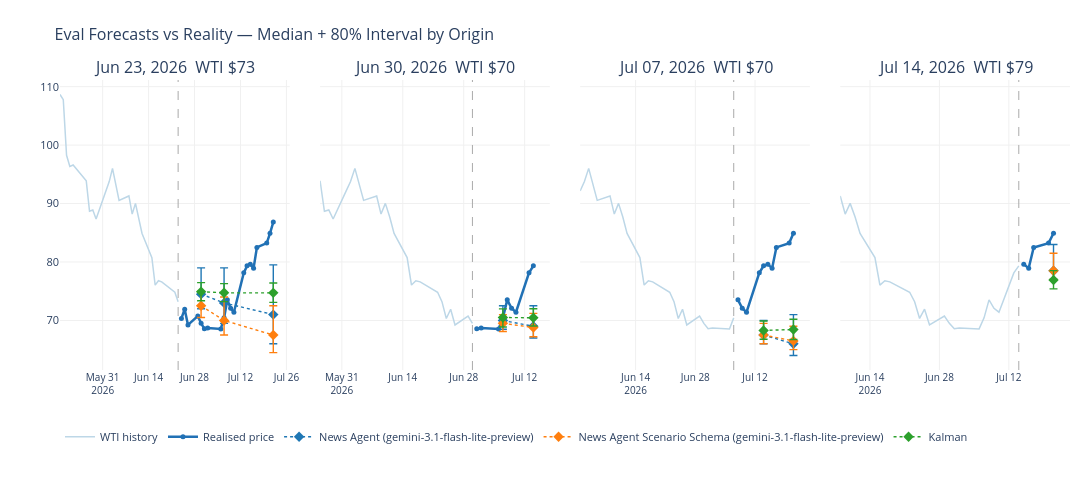

The notebook cell saved with this chart:
### Markdown cell above
---
## 8. What are the top methods actually forecasting?

A CRPS number doesn't show *behaviour*. Below, each leading method's **median
forecast and 80% interval** are drawn against the realised WTI path at every
eval origin. This is where the leaderboard becomes legible — watch for who
tracks the move, who simply anchors to the last price, and whose intervals are
too narrow to cover the outcome when the market jumps.

### Code cell
# Plot the leaderboard's top methods, and always include the best LLM/agent
# method for contrast (so the chart compares families even when a baseline leads).
_leaders = list(eval_board.index[:3])
_best_llm = next((p for p in eval_board.index if eval_board.loc[p, "family"] == "LLM / Agent"), None)
if _best_llm and _best_llm not in _leaders:
    _leaders.append(_best_llm)
print(f"Showing: {', '.join(_leaders)}")
viz.make_eval_forecast_chart(eval_frame, price_df, _leaders)

### Figure 1 — Plotly figure (JSON) as saved in the notebook; plotly's stock layout.template omitted (floating-point values rounded to 4 significant figures)
{"data": [{"legendgroup": "hist", "line": {"color": "#bdd7e7", "width": 1.5}, "mode": "lines", "name": "WTI history", "showlegend": true, "type": "scatter", "x": ["2026-05-18T00:00:00", "2026-05-19T00:00:00", "2026-05-20T00:00:00", "2026-05-21T00:00:00", "2026-05-22T00:00:00", "2026-05-26T00:00:00", "2026-05-27T00:00:00", "2026-05-28T00:00:00", "2026-05-29T00:00:00", "2026-06-01T00:00:00", "2026-06-02T00:00:00", "2026-06-03T00:00:00", "2026-06-04T00:00:00", "2026-06-05T00:00:00", "2026-06-08T00:00:00", "2026-06-09T00:00:00", "2026-06-10T00:00:00", "2026-06-11T00:00:00", "2026-06-12T00:00:00", "2026-06-15T00:00:00", "2026-06-16T00:00:00", "2026-06-17T00:00:00", "2026-06-18T00:00:00", "2026-06-22T00:00:00", "2026-06-23T00:00:00"], "xaxis": "x", "y": [108.7, 107.8, 98.26, 96.35, 96.6, 93.89, 88.68, 88.9, 87.36, 92.16, 93.76, 96.02, 93.04, 90.54, 91.3, 88.2, 90.03, 87.71, 84.88, 80.75, 76.05, 76.79, 76.6, 74.82, 73.21], "yaxis": "y"}, {"legendgroup": "actual", "line": {"color": "#2171b5", "width": 2.5}, "marker": {"size": 5}, "mode": "lines+markers", "name": "Realised price", "showlegend": true, "type": "scatter", "x": ["2026-06-24T00:00:00", "2026-06-25T00:00:00", "2026-06-26T00:00:00", "2026-06-29T00:00:00", "2026-06-30T00:00:00", "2026-07-01T00:00:00", "2026-07-02T00:00:00", "2026-07-06T00:00:00", "2026-07-07T00:00:00", "2026-07-08T00:00:00", "2026-07-09T00:00:00", "2026-07-10T00:00:00", "2026-07-13T00:00:00", "2026-07-14T00:00:00", "2026-07-15T00:00:00", "2026-07-16T00:00:00", "2026-07-17T00:00:00", "2026-07-20T00:00:00", "2026-07-21T00:00:00", "2026-07-22T00:00:00"], "xaxis": "x", "y": [70.34, 71.92, 69.23, 70.75, 69.5, 68.58, 68.69, 68.55, 70.44, 73.52, 72.08, 71.41, 78.14, 79.34, 79.6, 78.95, 82.49, 83.23, 84.91, 86.83], "yaxis": "y"}, {"error_y": {"array": [4.5, 6, 8.5], "arrayminus": [2.5, 3.5, 5], "color": "#1f77b4", "symmetric": false, "thickness": 1.4, "type": "data", "width": 4}, "legendgroup": "News Agent (gemini-3.1-flash-lite-preview)", "line": {"color": "#1f77b4", "dash": "dot", "width": 1.4}, "marker": {"size": 8, "symbol": "diamond"}, "mode": "lines+markers", "name": "News Agent (gemini-3.1-flash-lite-preview)", "showlegend": true, "type": "scatter", "x": ["2026-06-30T00:00:00", "2026-07-07T00:00:00", "2026-07-22T00:00:00"], "xaxis": "x", "y": [74.5, 73, 71], "yaxis": "y"}, {"error_y": {"array": [2.5, 4, 5], "arrayminus": [2, 2.5, 3], "color": "#ff7f0e", "symmetric": false, "thickness": 1.4, "type": "data", "width": 4}, "legendgroup": "News Agent Scenario Schema (gemini-3.1-flash-lite-preview)", "line": {"color": "#ff7f0e", "dash": "dot", "width": 1.4}, "marker": {"size": 8, "symbol": "diamond"}, "mode": "lines+markers", "name": "News Agent Scenario Schema (gemini-3.1-flash-lite-preview)", "showlegend": true, "type": "scatter", "x": ["2026-06-30T00:00:00", "2026-07-07T00:00:00", "2026-07-22T00:00:00"], "xaxis": "x", "y": [72.5, 70, 67.5], "yaxis": "y"}, {"error_y": {"array": [1.539, 1.57, 1.696], "arrayminus": [1.554, 1.501, 1.622], "color": "#2ca02c", "symmetric": false, "thickness": 1.4, "type": "data", "width": 4}, "legendgroup": "Kalman", "line": {"color": "#2ca02c", "dash": "dot", "width": 1.4}, "marker": {"size": 8, "symbol": "diamond"}, "mode": "lines+markers", "name": "Kalman", "showlegend": true, "type": "scatter", "x": ["2026-06-30T00:00:00", "2026-07-07T00:00:00", "2026-07-22T00:00:00"], "xaxis": "x", "y": [74.92, 74.73, 74.72], "yaxis": "y"}, {"legendgroup": "hist", "line": {"color": "#bdd7e7", "width": 1.5}, "mode": "lines", "name": "WTI history", "showlegend": false, "type": "scatter", "x": ["2026-05-26T00:00:00", "2026-05-27T00:00:00", "2026-05-28T00:00:00", "2026-05-29T00:00:00", "2026-06-01T00:00:00", "2026-06-02T00:00:00", "2026-06-03T00:00:00", "2026-06-04T00:00:00", "2026-06-05T00:00:00", "2026-06-08T00:00:00", "2026-06-09T00:00:00", "2026-06-10T00:00:00", "2026-06-11T00:00:00", "2026-06-12T00:00:00", "2026-06-15T00:00:00", "2026-06-16T00:00:00", "2026-06-17T00:00:00", "2026-06-18T00:00:00", "2026-06-22T00:00:00", "2026-06-23T00:00:00", "2026-06-24T00:00:00", "2026-06-25T00:00:00", "2026-06-26T00:00:00", "2026-06-29T00:00:00", "2026-06-30T00:00:00"], "xaxis": "x2", "y": [93.89, 88.68, 88.9, 87.36, 92.16, 93.76, 96.02, 93.04, 90.54, 91.3, 88.2, 90.03, 87.71, 84.88, 80.75, 76.05, 76.79, 76.6, 74.82, 73.21, 70.34, 71.92, 69.23, 70.75, 69.5], "yaxis": "y2"}, {"legendgroup": "actual", "line": {"color": "#2171b5", "width": 2.5}, "marker": {"size": 5}, "mode": "lines+markers", "name": "Realised price", "showlegend": false, "type": "scatter", "x": ["2026-07-01T00:00:00", "2026-07-02T00:00:00", "2026-07-06T00:00:00", "2026-07-07T00:00:00", "2026-07-08T00:00:00", "2026-07-09T00:00:00", "2026-07-10T00:00:00", "2026-07-13T00:00:00", "2026-07-14T00:00:00"], "xaxis": "x2", "y": [68.58, 68.69, 68.55, 70.44, 73.52, 72.08, 71.41, 78.14, 79.34], "yaxis": "y2"}, {"error_y": {"array": [2.5, 3.5], "arrayminus": [1.5, 2], "color": "#1f77b4", "symmetric": false, "thickness": 1.4, "type": "data", "width": 4}, "legendgroup": "News Agent (gemini-3.1-flash-lite-preview)", "line": {"color": "#1f77b4", "dash": "dot", "width": 1.4}, "marker": {"size": 8, "symbol": "diamond"}, "mode": "lines+markers", "name": "News Agent (gemini-3.1-flash-lite-preview)", "showlegend": false, "type": "scatter", "x": ["2026-07-07T00:00:00", "2026-07-14T00:00:00"], "xaxis": "x2", "y": [70, 69], "yaxis": "y2"}, {"error_y": {"array": [1.5, 2.4], "arrayminus": [1.4, 1.6], "color": "#ff7f0e", "symmetric": false, "thickness": 1.4, "type": "data", "width": 4}, "legendgroup": "News Agent Scenario Schema (gemini-3.1-flash-lite-preview)", "line": {"color": "#ff7f0e", "dash": "dot", "width": 1.4}, "marker": {"size": 8, "symbol": "diamond"}, "mode": "lines+markers", "name": "News Agent Scenario Schema (gemini-3.1-flash-lite-preview)", "showlegend": false, "type": "scatter", "x": ["2026-07-07T00:00:00", "2026-07-14T00:00:00"], "xaxis": "x2", "y": [69.5, 68.8], "yaxis": "y2"}, {"error_y": {"array": [1.485, 1.545], "arrayminus": [1.614, 1.398], "color": "#2ca02c", "symmetric": false, "thickness": 1.4, "type": "data", "width": 4}, "legendgroup": "Kalman", "line": {"color": "#2ca02c", "dash": "dot", "width": 1.4}, "marker": {"size": 8, "symbol": "diamond"}, "mode": "lines+markers", "name": "Kalman", "showlegend": false, "type": "scatter", "x": ["2026-07-07T00:00:00", "2026-07-14T00:00:00"], "xaxis": "x2", "y": [70.5, 70.46], "yaxis": "y2"}, {"legendgroup": "hist", "line": {"color": "#bdd7e7", "width": 1.5}, "mode": "lines", "name": "WTI history", "showlegend": false, "type": "scatter", "x": ["2026-06-01T00:00:00", "2026-06-02T00:00:00", "2026-06-03T00:00:00", "2026-06-04T00:00:00", "2026-06-05T00:00:00", "2026-06-08T00:00:00", "2026-06-09T00:00:00", "2026-06-10T00:00:00", "2026-06-11T00:00:00", "2026-06-12T00:00:00", "2026-06-15T00:00:00", "2026-06-16T00:00:00", "2026-06-17T00:00:00", "2026-06-18T00:00:00", "2026-06-22T00:00:00", "2026-06-23T00:00:00", "2026-06-24T00:00:00", "2026-06-25T00:00:00", "2026-06-26T00:00:00", "2026-06-29T00:00:00", "2026-06-30T00:00:00", "2026-07-01T00:00:00", "2026-07-02T00:00:00", "2026-07-06T00:00:00", "2026-07-07T00:00:00"], "xaxis": "x3", "y": [92.16, 93.76, 96.02, 93.04, 90.54, 91.3, 88.2, 90.03, 87.71, 84.88, 80.75, 76.05, 76.79, 76.6, 74.82, 73.21, 70.34, 71.92, 69.23, 70.75, 69.5, 68.58, 68.69, 68.55, 70.44], "yaxis": "y3"}, {"legendgroup": "actual", "line": {"color": "#2171b5", "width": 2.5}, "marker": {"size": 5}, "mode": "lines+markers", "name": "Realised price", "showlegend": false, "type": "scatter", "x": ["2026-07-08T00:00:00", "2026-07-09T00:00:00", "2026-07-10T00:00:00", "2026-07-13T00:00:00", "2026-07-14T00:00:00", "2026-07-15T00:00:00", "2026-07-16T00:00:00", "2026-07-17T00:00:00", "2026-07-20T00:00:00", "2026-07-21T00:00:00"], "xaxis": "x3", "y": [73.52, 72.08, 71.41, 78.14, 79.34, 79.6, 78.95, 82.49, 83.23, 84.91], "yaxis": "y3"}, {"error_y": {"array": [2.5, 5], "arrayminus": [1.5, 2], "color": "#1f77b4", "symmetric": false, "thickness": 1.4, "type": "data", "width": 4}, "legendgroup": "News Agent (gemini-3.1-flash-lite-preview)", "line": {"color": "#1f77b4", "dash": "dot", "width": 1.4}, "marker": {"size": 8, "symbol": "diamond"}, "mode": "lines+markers", "name": "News Agent (gemini-3.1-flash-lite-preview)", "showlegend": false, "type": "scatter", "x": ["2026-07-14T00:00:00", "2026-07-21T00:00:00"], "xaxis": "x3", "y": [67.5, 66], "yaxis": "y3"}, {"error_y": {"array": [2, 2.5], "arrayminus": [1.5, 1.5], "color": "#ff7f0e", "symmetric": false, "thickness": 1.4, "type": "data", "width": 4}, "legendgroup": "News Agent Scenario Schema (gemini-3.1-flash-lite-preview)", "line": {"color": "#ff7f0e", "dash": "dot", "width": 1.4}, "marker": {"size": 8, "symbol": "diamond"}, "mode": "lines+markers", "name": "News Agent Scenario Schema (gemini-3.1-flash-lite-preview)", "showlegend": false, "type": "scatter", "x": ["2026-07-14T00:00:00", "2026-07-21T00:00:00"], "xaxis": "x3", "y": [67.5, 66.5], "yaxis": "y3"}, {"error_y": {"array": [1.623, 1.761], "arrayminus": [1.496, 1.717], "color": "#2ca02c", "symmetric": false, "thickness": 1.4, "type": "data", "width": 4}, "legendgroup": "Kalman", "line": {"color": "#2ca02c", "dash": "dot", "width": 1.4}, "marker": {"size": 8, "symbol": "diamond"}, "mode": "lines+markers", "name": "Kalman", "showlegend": false, "type": "scatter", "x": ["2026-07-14T00:00:00", "2026-07-21T00:00:00"], "xaxis": "x3", "y": [68.29, 68.45], "yaxis": "y3"}, {"legendgroup": "hist", "line": {"color": "#bdd7e7", "width": 1.5}, "mode": "lines", "name": "WTI history", "showlegend": false, "type": "scatter", "x": ["2026-06-08T00:00:00", "2026-06-09T00:00:00", "2026-06-10T00:00:00", "2026-06-11T00:00:00", "2026-06-12T00:00:00", "2026-06-15T00:00:00", "2026-06-16T00:00:00", "2026-06-17T00:00:00", "2026-06-18T00:00:00", "2026-06-22T00:00:00", "2026-06-23T00:00:00", "2026-06-24T00:00:00", "2026-06-25T00:00:00", "2026-06-26T00:00:00", "2026-06-29T00:00:00", "2026-06-30T00:00:00", "2026-07-01T00:00:00", "2026-07-02T00:00:00", "2026-07-06T00:00:00", "2026-07-07T00:00:00", "2026-07-08T00:00:00", "2026-07-09T00:00:00", "2026-07-10T00:00:00", "2026-07-13T00:00:00", "2026-07-14T00:00:00"], "xaxis": "x4", "y": [91.3, 88.2, 90.03, 87.71, 84.88, 80.75, 76.05, 76.79, 76.6, 74.82, 73.21, 70.34, 71.92, 69.23, 70.75, 69.5, 68.58, 68.69, 68.55, 70.44, 73.52, 72.08, 71.41, 78.14, 79.34], "yaxis": "y4"}, {"legendgroup": "actual", "line": {"color": "#2171b5", "width": 2.5}, "marker": {"size": 5}, "mode": "lines+markers", "name": "Realised price", "showlegend": false, "type": "scatter", "x": ["2026-07-15T00:00:00", "2026-07-16T00:00:00", "2026-07-17T00:00:00", "2026-07-20T00:00:00", "2026-07-21T00:00:00"], "xaxis": "x4", "y": [79.6, 78.95, 82.49, 83.23, 84.91], "yaxis": "y4"}, {"error_y": {"array": [4.5], "arrayminus": [1.5], "color": "#1f77b4", "symmetric": false, "thickness": 1.4, "type": "data", "width": 4}, "legendgroup": "News Agent (gemini-3.1-flash-lite-preview)", "line": {"color": "#1f77b4", "dash": "dot", "width": 1.4}, "marker": {"size": 8, "symbol": "diamond"}, "mode": "lines+markers", "name": "News Agent (gemini-3.1-flash-lite-preview)", "showlegend": false, "type": "scatter", "x": ["2026-07-21T00:00:00"], "xaxis": "x4", "y": [78.5], "yaxis": "y4"}, {"error_y": {"array": [3], "arrayminus": [1.5], "color": "#ff7f0e", "symmetric": false, "thickness": 1.4, "type": "data", "width": 4}, "legendgroup": "News Agent Scenario Schema (gemini-3.1-flash-lite-preview)", "line": {"color": "#ff7f0e", "dash": "dot", "width": 1.4}, "marker": {"size": 8, "symbol": "diamond"}, "mode": "lines+markers", "name": "News Agent Scenario Schema (gemini-3.1-flash-lite-preview)", "showlegend": false, "type": "scatter", "x": ["2026-07-21T00:00:00"], "xaxis": "x4", "y": [78.5], "yaxis": "y4"}, {"error_y": {"array": [1.608], "arrayminus": [1.504], "color": "#2ca02c", "symmetric": false, "thickness": 1.4, "type": "data", "width": 4}, "legendgroup": "Kalman", "line": {"color": "#2ca02c", "dash": "dot", "width": 1.4}, "marker": {"size": 8, "symbol": "diamond"}, "mode": "lines+markers", "name": "Kalman", "showlegend": false, "type": "scatter", "x": ["2026-07-21T00:00:00"], "xaxis": "x4", "y": [76.91], "yaxis": "y4"}], "layout": {"annotations": [{"font": {"size": 16}, "showarrow": false, "text": "Jun 23, 2026  WTI $73", "x": 0.1138, "xanchor": "center", "xref": "paper", "y": 1, "yanchor": "bottom", "yref": "paper"}, {"font": {"size": 16}, "showarrow": false, "text": "Jun 30, 2026  WTI $70", "x": 0.3712, "xanchor": "center", "xref": "paper", "y": 1, "yanchor": "bottom", "yref": "paper"}, {"font": {"size": 16}, "showarrow": false, "text": "Jul 07, 2026  WTI $70", "x": 0.6288, "xanchor": "center", "xref": "paper", "y": 1, "yanchor": "bottom", "yref": "paper"}, {"font": {"size": 16}, "showarrow": false, "text": "Jul 14, 2026  WTI $79", "x": 0.8862, "xanchor": "center", "xref": "paper", "y": 1, "yanchor": "bottom", "yref": "paper"}], "height": 480, "legend": {"font": {"size": 11}, "orientation": "h", "x": 0, "xanchor": "left", "y": -0.18}, "margin": {"b": 110, "l": 60, "r": 20, "t": 80}, "shapes": [{"line": {"color": "#aaaaaa", "dash": "dash", "width": 1}, "type": "line", "x0": 1782172800000, "x1": 1782172800000, "xref": "x", "y0": 0, "y1": 1, "yref": "y domain"}, {"line": {"color": "#aaaaaa", "dash": "dash", "width": 1}, "type": "line", "x0": 1782777600000, "x1": 1782777600000, "xref": "x2", "y0": 0, "y1": 1, "yref": "y2 domain"}, {"line": {"color": "#aaaaaa", "dash": "dash", "width": 1}, "type": "line", "x0": 1783382400000, "x1": 1783382400000, "xref": "x3", "y0": 0, "y1": 1, "yref": "y3 domain"}, {"line": {"color": "#aaaaaa", "dash": "dash", "width": 1}, "type": "line", "x0": 1783987200000, "x1": 1783987200000, "xref": "x4", "y0": 0, "y1": 1, "yref": "y4 domain"}], "title": {"font": {"size": 16}, "text": "Eval Forecasts vs Reality — Median + 80% Interval by Origin"}, "width": 1680, "xaxis": {"anchor": "y", "domain": [0, 0.2275], "gridcolor": "#f0f0f0", "showgrid": true, "tickfont": {"size": 10}}, "xaxis2": {"anchor": "y2", "domain": [0.2575, 0.485], "gridcolor": "#f0f0f0", "showgrid": true, "tickfont": {"size": 10}}, "xaxis3": {"anchor": "y3", "domain": [0.515, 0.7425], "gridcolor": "#f0f0f0", "showgrid": true, "tickfont": {"size": 10}}, "xaxis4": {"anchor": "y4", "domain": [0.7725, 1], "gridcolor": "#f0f0f0", "showgrid": true, "tickfont": {"size": 10}}, "yaxis": {"anchor": "x", "domain": [0, 1], "gridcolor": "#f0f0f0", "showgrid": true, "tickfont": {"size": 11}}, "yaxis2": {"anchor": "x2", "domain": [0, 1], "gridcolor": "#f0f0f0", "matches": "y", "showgrid": true, "showticklabels": false, "tickfont": {"size": 11}}, "yaxis3": {"anchor": "x3", "domain": [0, 1], "gridcolor": "#f0f0f0", "matches": "y", "showgrid": true, "showticklabels": false, "tickfont": {"size": 11}}, "yaxis4": {"anchor": "x4", "domain": [0, 1], "gridcolor": "#f0f0f0", "matches": "y", "showgrid": true, "showticklabels": false, "tickfont": {"size": 11}}}}
